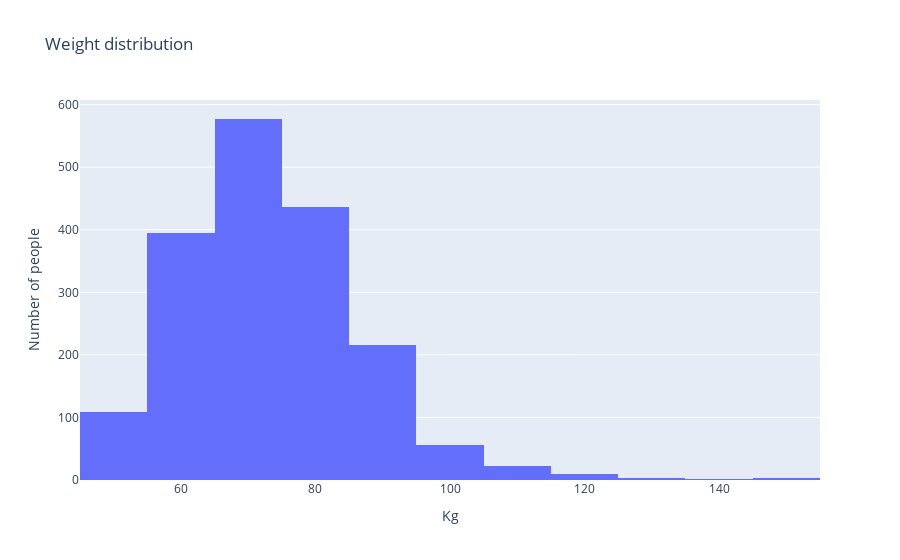

Notebook cell for this chart:
### Markdown cell above
#### Weight distrubution of players

### Code cell
# Get a series of the value counts of the ages
olympic_data_finland_weights = olympic_data_finland_unique_players['Weight'].value_counts()

olympic_data_finland_weights = olympic_data_finland_weights.sort_values(ascending=False)


fig = px.histogram(
    x=olympic_data_finland_weights.index,
    y=olympic_data_finland_weights,
    title="Weight distribution",
    
    labels={
        'x': 'Kg',
        'y': 'Number of people'
    }
)

fig.update_layout(yaxis_title="Number of people")
fig.show()

### Figure 1 — Plotly figure (JSON) as saved in the notebook; plotly's stock layout.template omitted (floating-point values rounded to 4 significant figures)
{"data": [{"alignmentgroup": "True", "bingroup": "x", "histfunc": "sum", "hovertemplate": "Kg=%{x}<br>sum of Number of people=%{y}<extra></extra>", "legendgroup": "", "marker": {"color": "#636efa", "pattern": {"shape": ""}}, "name": "", "offsetgroup": "", "orientation": "v", "showlegend": false, "type": "histogram", "x": [65, 70, 75, 68, 72, 73, 78, 80, 74, 60, 63, 66, 67, 85, 64, 58, 76, 71, 62, 61, 79, 83, 57, 69, 54, 82, 77, 59, 81, 86, 56, 84, 90, 55, 53, 88, 87, 100, 92, 52, 76.5, 91, 89, 95, 50, 83.5, 79.5, 69.5, 55.5, 93, 77.5, 74.5, 75.5, 94, 65.5, 51, 82.5, 59.5, 78.5, 66.5, 81.5, 63.5, 96, 64.5, 97, 86.5, 67.5, 88.5, 73.5, 48, 110, 87.5, 62.5, 68.5, 54.5, 71.5, 70.5, 120, 61.5, 60.5, 49, 91.5, 53.5, 130, 112.5, 108, 93.5, 92.5, 105, 72.5, 56.5, 96.5, 47, 99, 114, 85.5, 124, 89.5, 104, 102.5, 122.5, 107.5, 52.5, 57.5, 97.5, 84.5, 80.5, 48.5, 101, 106.5, 116, 49.5, 98.5, 146, 103, 135, 46, 145, 109, 113, 90.5, 121, 150, 100.5, 58.5, 45, 98, 107], "xaxis": "x", "y": [70, 69, 61, 60, 58, 53, 52, 49, 48, 47, 46, 46, 44, 44, 43, 43, 38, 37, 35, 33, 32, 31, 30, 30, 28, 27, 26, 26, 25, 23, 23, 23, 22, 21, 20, 20, 19, 16, 15, 14, 12, 12, 12, 12, 12, 10, 10, 9, 9, 9, 8, 8, 8, 8, 8, 7, 7, 7, 7, 7, 7, 7, 7, 6, 6, 6, 6, 6, 6, 6, 5, 5, 5, 5, 5, 5, 5, 4, 4, 4, 4, 4, 4, 4, 3, 3, 3, 3, 3, 3, 3, 2, 2, 2, 2, 2, 2, 2, 2, 2, 2, 2, 2, 2, 2, 2, 2, 1, 1, 1, 1, 1, 1, 1, 1, 1, 1, 1, 1, 1, 1, 1, 1, 1, 1, 1, 1, 1], "yaxis": "y"}], "layout": {"barmode": "relative", "legend": {"tracegroupgap": 0}, "title": {"text": "Weight distribution"}, "xaxis": {"anchor": "y", "domain": [0, 1], "title": {"text": "Kg"}}, "yaxis": {"anchor": "x", "domain": [0, 1], "title": {"text": "Number of people"}}}}
